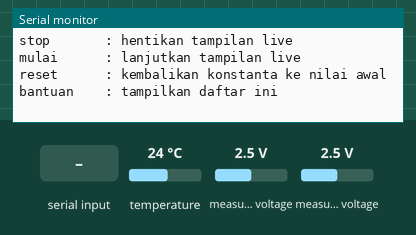
Bench run of a sketch on a simulated ESP32. Shown: the last lines printed to the serial monitor. The inputs (shaded band) are chosen by the test bench; at power-on: temperature 24 °C, measured voltage 2.5 V.

Above: at 1.7 s.
1.8 s: "ph4\n" received over Serial
At 2.5 s:
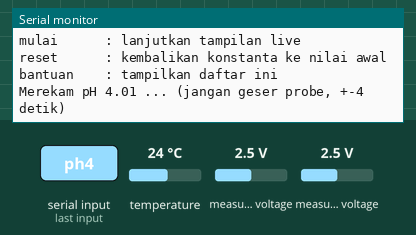
6.4 s: "phlihat\n" received over Serial
At 7.1 s:
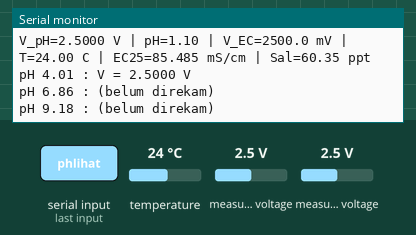
8.0 s: "phhitung\n" received over Serial
At 9.7 s:
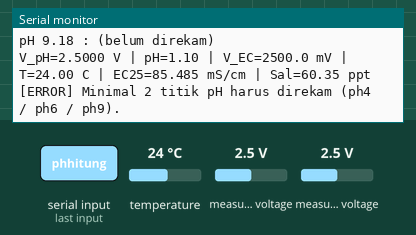
10.0 s: "phulang\n" received over Serial
At 11.3 s:
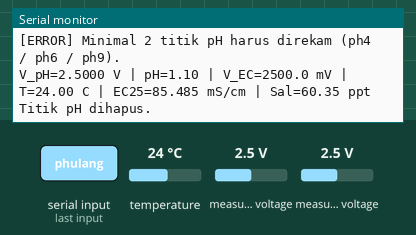
12.0 s: "ec\n" received over Serial
At 14.0 s:
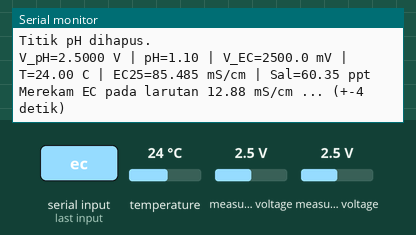
18.0 s: "stop\n" received over Serial
At 18.4 s:
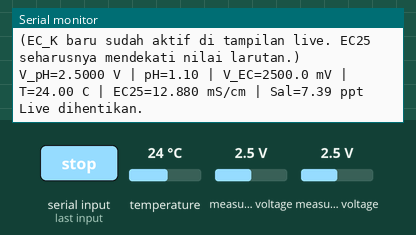

The sketch:

kalibrasi_semua.ino
```cpp
/**
 * =============================================================================
 *  Kalibrasi Terpadu pH dan EC (Salinitas) - KrabCare
 * =============================================================================
 *
 *  Deskripsi:
 *    Satu sketsa untuk mengkalibrasi sensor pH (3 titik: 4.01, 6.86, 9.18)
 *    dan sensor EC (1 titik: larutan standar 12.88 mS/cm). Sketsa membaca
 *    tegangan sensor dengan cara yang sama seperti firmware utama (median
 *    filter 30 sampel), menampilkan nilai langsung (live) setiap 2 detik,
 *    dan menghitung konstanta kalibrasi lewat perintah dari Serial Monitor.
 *
 *  Penggunaan:
 *    - Serial Monitor: 115200 baud, line ending "Newline".
 *    - Ketik "bantuan" untuk melihat daftar perintah.
 *    - Konstanta hasil perhitungan langsung dipakai pada tampilan live
 *      (hanya di RAM) agar bisa diverifikasi, lalu salin ke firmware utama
 *      dan upload ulang firmware utama.
 *
 *  Perangkat keras (sama dengan firmware utama):
 *    - ESP32 DevKitC V4, DS18B20 (GPIO33), ADS1115 (SDA=21, SCL=22)
 *    - Sensor pH di ADS1115 kanal A0, sensor EC di ADS1115 kanal A1
 * =============================================================================
 */

#include <Wire.h>
#include <Adafruit_ADS1X15.h>
#include <OneWire.h>
#include <DallasTemperature.h>
#include <math.h>

// ----------------------------- Konfigurasi pin -------------------------------
#define ONE_WIRE_BUS 33
#define I2C_SDA_PIN  21
#define I2C_SCL_PIN  22
#define ADS_CH_PH     0
#define ADS_CH_EC     1

// ------------------- Konstanta kalibrasi awal (nilai saat ini) ---------------
// Isi dengan nilai yang sedang terpasang di firmware utama.
const float PH_SLOPE_AWAL  = -5.84f;
const float PH_OFFSET_AWAL = 15.70f;
const float EC_K_AWAL      = 0.03351f;

float PH_SLOPE  = PH_SLOPE_AWAL;    // dapat berubah lewat perintah (di RAM)
float PH_OFFSET = PH_OFFSET_AWAL;
float EC_K      = EC_K_AWAL;
const float EC_V0    = 0.0f;        // kalibrasi 1 titik
const float EC_ALPHA = 0.02f;       // koefisien suhu per derajat C

// ------------------------------ Larutan acuan --------------------------------
const float PH_REF[3]      = {4.01f, 6.86f, 9.18f};
const float EC_STD_DEFAULT = 12.88f;   // mS/cm

float phTegangan[3];                   // tegangan (V) hasil rekam tiap titik
bool  phTercatat[3] = {false, false, false};

// ------------------------------ Parameter baca -------------------------------
const int SAMPLE_COUNT   = 30;         // sampel ADC per satu kali baca (median)
const int JUMLAH_RATA    = 8;          // jumlah bacaan median yang dirata-ratakan saat merekam
const unsigned long INTERVAL_LIVE_MS = 2000UL;

OneWire oneWire(ONE_WIRE_BUS);
DallasTemperature ds18b20(&oneWire);
Adafruit_ADS1115 ads;

int16_t adcBuffer[SAMPLE_COUNT];
bool streaming = true;
unsigned long lastLiveMillis = 0;

// =============================================================================
// FUNGSI BACA SENSOR (sama dengan firmware utama)
// =============================================================================

/** Median dari array ADC mentah (insertion sort). */
int16_t getMedianValue(int16_t arr[], int len) {
  int16_t sorted[SAMPLE_COUNT];
  memcpy(sorted, arr, len * sizeof(int16_t));
  for (int i = 1; i < len; i++) {
    int16_t key = sorted[i];
    int j = i - 1;
    while (j >= 0 && sorted[j] > key) {
      sorted[j + 1] = sorted[j];
      j--;
    }
    sorted[j + 1] = key;
  }
  if (len % 2 == 0) return (sorted[len / 2] + sorted[len / 2 - 1]) / 2;
  return sorted[len / 2];
}

/** Tegangan (Volt) pada satu kanal ADS1115 dengan median filter. */
float bacaTeganganADS(uint8_t channel) {
  for (int i = 0; i < SAMPLE_COUNT; i++) {
    adcBuffer[i] = ads.readADC_SingleEnded(channel);
    delay(5);
  }
  return ads.computeVolts(getMedianValue(adcBuffer, SAMPLE_COUNT));
}

/** Rata-rata dari beberapa bacaan median (dipakai saat merekam titik kalibrasi). */
float rataTegangan(uint8_t channel, int n) {
  float sum = 0.0f;
  for (int i = 0; i < n; i++) sum += bacaTeganganADS(channel);
  return sum / n;
}

/** Suhu air (C) dari DS18B20, atau NAN bila gagal setelah 3 percobaan. */
float bacaSuhu() {
  for (int i = 0; i < 3; i++) {
    ds18b20.requestTemperatures();
    float t = ds18b20.getTempCByIndex(0);
    if (t != DEVICE_DISCONNECTED_C && !isnan(t)) return t;
    delay(200);
  }
  return NAN;
}

/** Konversi EC pada suhu T (mS/cm) ke salinitas praktis (ppt), skala PSS-78. */
double salinityPSS78(double ecT, double T) {
  double R  = ecT / 42.914;
  double rt = (((1.0031e-9 * T - 6.9698e-7) * T + 1.104259e-4) * T + 2.00564e-2) * T + 0.6766097;
  double Rt = R / rt;
  if (Rt <= 0) return 0;
  double x = sqrt(Rt);
  double S  = 0.0080 + x * (-0.1692 + x * (25.3851 + x * (14.0941 + x * (-7.0261 + x * 2.7081))));
  double dS = (T - 15.0) / (1.0 + 0.0162 * (T - 15.0)) *
              (0.0005 + x * (-0.0056 + x * (-0.0066 + x * (-0.0375 + x * (0.0636 + x * -0.0144)))));
  return S + dS;
}

// =============================================================================
// TAMPILAN LIVE
// =============================================================================

/** Menampilkan bacaan langsung memakai konstanta kalibrasi yang sedang aktif. */
void tampilkanLive() {
  float t    = bacaSuhu();
  float vPh  = bacaTeganganADS(ADS_CH_PH);
  float vEc  = bacaTeganganADS(ADS_CH_EC);
  float mvEc = vEc * 1000.0f;

  float ph = PH_SLOPE * vPh + PH_OFFSET;   // tanpa clamp agar nilai aneh terlihat

  float tPakai = isnan(t) ? 25.0f : t;
  float ecT = EC_K * (mvEc - EC_V0);
  if (ecT < 0) ecT = 0;
  float ec25 = ecT / (1.0f + EC_ALPHA * (tPakai - 25.0f));
  float sal  = (ecT > 0.1f) ? (float)salinityPSS78(ecT, tPakai) : 0.0f;

  Serial.printf("V_pH=%.4f V | pH=%.2f | V_EC=%.1f mV | T=", vPh, ph, mvEc);
  if (isnan(t)) Serial.print("ERR(DS18B20)");
  else          Serial.printf("%.2f C", t);
  Serial.printf(" | EC25=%.3f mS/cm | Sal=%.2f ppt\n", ec25, sal);
}

// =============================================================================
// KALIBRASI pH (3 titik, regresi linear)
// =============================================================================

/** Merekam tegangan rata-rata untuk titik ke-idx (0=4.01, 1=6.86, 2=9.18). */
void rekamPH(int idx) {
  Serial.printf("Merekam pH %.2f ... (jangan geser probe, +-4 detik)\n", PH_REF[idx]);
  float v = rataTegangan(ADS_CH_PH, JUMLAH_RATA);
  phTegangan[idx] = v;
  phTercatat[idx] = true;
  Serial.printf("Tercatat: pH %.2f -> V = %.4f V\n", PH_REF[idx], v);
  Serial.println("Ketik 'phhitung' bila semua titik sudah direkam.");
}

void lihatPH() {
  for (int i = 0; i < 3; i++) {
    if (phTercatat[i]) Serial.printf("pH %.2f : V = %.4f V\n", PH_REF[i], phTegangan[i]);
    else               Serial.printf("pH %.2f : (belum direkam)\n", PH_REF[i]);
  }
}

/** Menghitung PH_SLOPE (m) dan PH_OFFSET (c) dengan kuadrat terkecil. */
void hitungPH() {
  int n = 0;
  double sv = 0, sp = 0, svv = 0, svp = 0;
  for (int i = 0; i < 3; i++) {
    if (!phTercatat[i]) continue;
    n++;
    sv  += phTegangan[i];
    sp  += PH_REF[i];
    svv += (double)phTegangan[i] * phTegangan[i];
    svp += (double)phTegangan[i] * PH_REF[i];
  }
  if (n < 2) {
    Serial.println("[ERROR] Minimal 2 titik pH harus direkam (ph4 / ph6 / ph9).");
    return;
  }
  double den = n * svv - sv * sv;
  if (fabs(den) < 1e-9) {
    Serial.println("[ERROR] Tegangan antar titik hampir sama, cek probe dan larutan.");
    return;
  }
  double m = (n * svp - sv * sp) / den;
  double c = (sp - m * sv) / n;

  Serial.println("=== HASIL KALIBRASI pH ===");
  Serial.printf("Jumlah titik : %d\n", n);
  for (int i = 0; i < 3; i++) {
    if (!phTercatat[i]) continue;
    double phHitung = m * phTegangan[i] + c;
    Serial.printf("  pH %.2f -> hitung %.3f (selisih %+.3f)\n",
                  PH_REF[i], phHitung, phHitung - PH_REF[i]);
  }
  if (m >= 0) Serial.println("[PERINGATAN] Slope bernilai positif (biasanya negatif), cek urutan larutan/probe.");
  Serial.println("Salin ke firmware utama:");
  Serial.printf("float PH_SLOPE  = %.4f;\n", m);
  Serial.printf("float PH_OFFSET = %.4f;\n", c);
  PH_SLOPE  = (float)m;      // dipakai pada tampilan live untuk verifikasi
  PH_OFFSET = (float)c;
  Serial.println("(Konstanta baru sudah aktif di tampilan live. Verifikasi dengan buffer 6.86.)");
}

// =============================================================================
// KALIBRASI EC (1 titik)
// =============================================================================

/** Menghitung EC_K dari larutan standar (mS/cm) yang sedang dicelup. */
void hitungEC(float ecStd) {
  Serial.printf("Merekam EC pada larutan %.2f mS/cm ... (+-4 detik)\n", ecStd);
  float mv = rataTegangan(ADS_CH_EC, JUMLAH_RATA) * 1000.0f;
  float t  = bacaSuhu();
  if (isnan(t)) {
    Serial.println("[PERINGATAN] DS18B20 tidak terbaca, suhu dianggap 25 C.");
    t = 25.0f;
  }
  if (mv < 5.0f) {
    Serial.println("[ERROR] Tegangan EC terlalu kecil, cek probe terendam/kabel/kanal A1.");
    return;
  }
  float k = ecStd * (1.0f + EC_ALPHA * (t - 25.0f)) / (mv - EC_V0);

  Serial.println("=== HASIL KALIBRASI EC ===");
  Serial.printf("V_EC = %.1f mV | T = %.2f C | EC_std = %.2f mS/cm\n", mv, t, ecStd);
  Serial.println("Salin ke firmware utama:");
  Serial.printf("const float EC_K = %.5ff;\n", k);
  EC_K = k;                  // dipakai pada tampilan live untuk verifikasi
  Serial.println("(EC_K baru sudah aktif di tampilan live. EC25 seharusnya mendekati nilai larutan.)");
}

// =============================================================================
// PERINTAH SERIAL
// =============================================================================

void tampilkanBantuan() {
  Serial.println();
  Serial.println("=== PERINTAH ===");
  Serial.println("ph4        : rekam tegangan pada buffer pH 4.01");
  Serial.println("ph6        : rekam tegangan pada buffer pH 6.86");
  Serial.println("ph9        : rekam tegangan pada buffer pH 9.18");
  Serial.println("phlihat    : tampilkan titik pH yang sudah direkam");
  Serial.println("phhitung   : hitung PH_SLOPE dan PH_OFFSET");
  Serial.println("phulang    : hapus semua titik pH");
  Serial.println("ec         : hitung EC_K (larutan standar 12.88 mS/cm)");
  Serial.println("ec <nilai> : hitung EC_K untuk larutan standar lain, mis. 'ec 1.413'");
  Serial.println("stop       : hentikan tampilan live");
  Serial.println("mulai      : lanjutkan tampilan live");
  Serial.println("reset      : kembalikan konstanta ke nilai awal");
  Serial.println("bantuan    : tampilkan daftar ini");
  Serial.println();
}

void prosesPerintah(String cmd) {
  cmd.trim();
  cmd.toLowerCase();
  if (cmd.length() == 0) return;

  if      (cmd == "ph4")      rekamPH(0);
  else if (cmd == "ph6")      rekamPH(1);
  else if (cmd == "ph9")      rekamPH(2);
  else if (cmd == "phlihat")  lihatPH();
  else if (cmd == "phhitung") hitungPH();
  else if (cmd == "phulang") {
    for (int i = 0; i < 3; i++) phTercatat[i] = false;
    Serial.println("Titik pH dihapus.");
  }
  else if (cmd.startsWith("ec")) {
    String arg = cmd.substring(2);
    arg.trim();
    float std = (arg.length() > 0) ? arg.toFloat() : EC_STD_DEFAULT;
    if (std <= 0) Serial.println("[ERROR] Nilai larutan standar tidak valid.");
    else          hitungEC(std);
  }
  else if (cmd == "stop")   { streaming = false; Serial.println("Live dihentikan."); }
  else if (cmd == "mulai")  { streaming = true;  Serial.println("Live dilanjutkan."); }
  else if (cmd == "reset") {
    PH_SLOPE = PH_SLOPE_AWAL;
    PH_OFFSET = PH_OFFSET_AWAL;
    EC_K = EC_K_AWAL;
    Serial.println("Konstanta dikembalikan ke nilai awal.");
  }
  else if (cmd == "bantuan") tampilkanBantuan();
  else Serial.println("Perintah tidak dikenal. Ketik 'bantuan'.");
}

// =============================================================================
// SETUP DAN LOOP
// =============================================================================

void setup() {
  Serial.begin(115200);
  Serial.setTimeout(100);
  delay(500);

  Wire.begin(I2C_SDA_PIN, I2C_SCL_PIN);
  ads.setGain(GAIN_ONE);                 // +-4.096 V
  if (!ads.begin()) {
    Serial.println("[ERROR] ADS1115 tidak terdeteksi! Cek SDA/SCL/alamat I2C.");
    while (true) delay(1000);
  }
  ds18b20.begin();

  Serial.println("\n=== KALIBRASI TERPADU pH + EC (KrabCare) ===");
  Serial.printf("Konstanta aktif: PH_SLOPE=%.4f, PH_OFFSET=%.4f, EC_K=%.5f\n",
                PH_SLOPE, PH_OFFSET, EC_K);
  tampilkanBantuan();
  lastLiveMillis = millis();
}

void loop() {
  if (Serial.available()) {
    prosesPerintah(Serial.readStringUntil('\n'));
  }
  if (streaming && millis() - lastLiveMillis >= INTERVAL_LIVE_MS) {
    lastLiveMillis = millis();
    tampilkanLive();
  }
}
```

Measured:
- after the input at 1.8 s, the serial monitor: prints a new line at once (image 1)
- after the input at 6.4 s, the serial monitor: prints a new line after 0.16 s (image 2)
- after the input at 8.0 s, the serial monitor: prints a new line after 0.56 s (image 3)
- after the input at 10.0 s, the serial monitor: prints a new line after 0.56 s (image 4)
- after the input at 12.0 s, the serial monitor: prints a new line after 0.56 s (image 5)
- after the input at 18.0 s, the serial monitor: prints a new line after 0.10 s (image 6)
